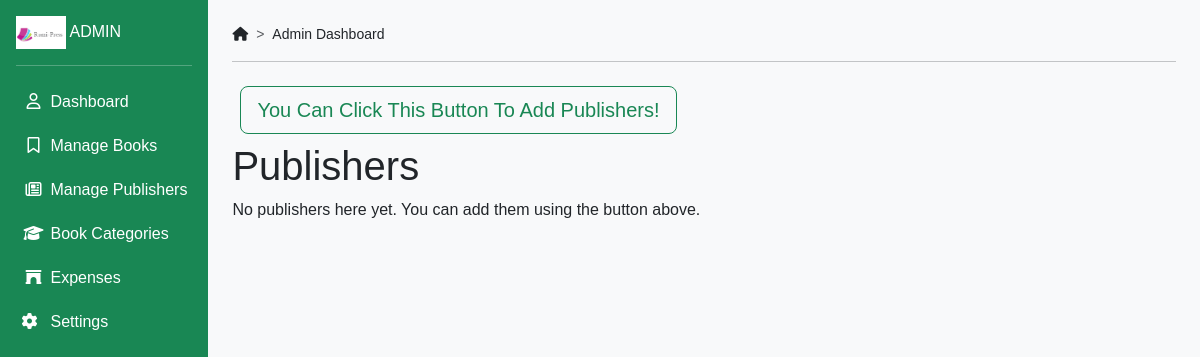
/publishers/, run on an earlier commit of the app's database.
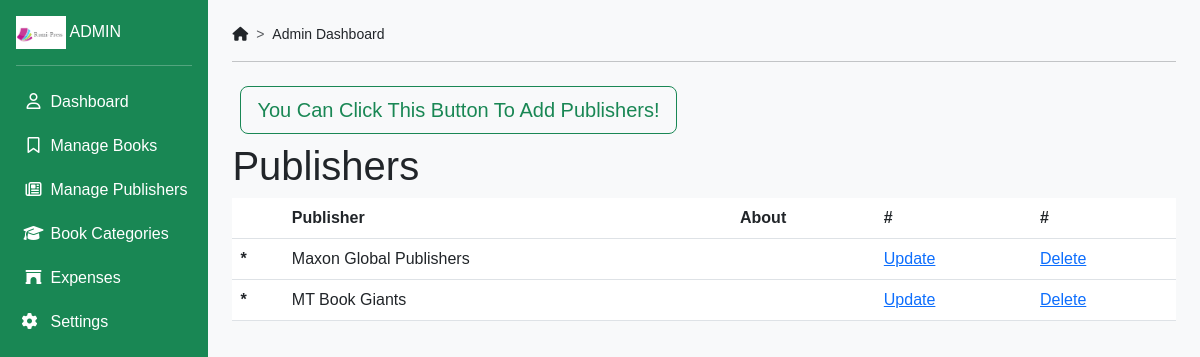
And on a later commit of the database.
### main/models.py (models this page shows, shortened)
class Publisher(models.Model):
    pub_name = models.CharField(max_length=50)
    bio = models.TextField(max_length=250, blank= True)

### main/views.py (the view)
# urls.py: path('publishers/', views.PublisherListView.as_view(), name='publishers'),
class PublisherListView(generic.ListView):
    model = Publisher
    context_object_name = 'publishers'
    template_name = 'main/publishers.html'

### templates/main/publishers.html
{% extends './dashboard.html'%}
{% block content %}
<div class="container-fluid p-2">
  <a type="button" class="btn btn-outline-success btn-lg btn-block" href="{%url 'add_publisher'%}">You Can Click This Button To Add Publishers!</a>
</div>
<h1>Publishers</h1>
{% if publishers %}
<table class="table">
  <thead class="thead-dark">
    <tr>
      <th scope="col"></th>
      <th scope="col">Publisher</th>
      <th scope="col">About</th>
      <th scope="cole">#</th>
      <th scope="cole">#</th>
    </tr>
  </thead>
  {% for publisher in publishers %}
  <tbody>
    <tr>
      <th scope="row">*</th>
      <td>{{publisher.pub_name}}</td>
      <td>{{publisher.additional_info}}</td>
      <td><a href="{% url 'update_publisher' publisher.id%}">Update</a></td>
      <td><a href="{% url 'delete_publisher' publisher.id%}">Delete</a></td>
    </tr>
  </tbody>
  {% endfor %}
</table>
{% else %}
<p>No publishers here yet. You can add them using the button above.</p>
{% endif %}
{% endblock %}

What changed in the data, as far as the page shows it:
added Publisher: pub_name "Maxon Global Publishers"
added Publisher: pub_name "MT Book Giants"
Also different on the page:
text no longer shown: "No publishers here yet. You can add them using the button above."
text now shown: "Publisher About # #"
